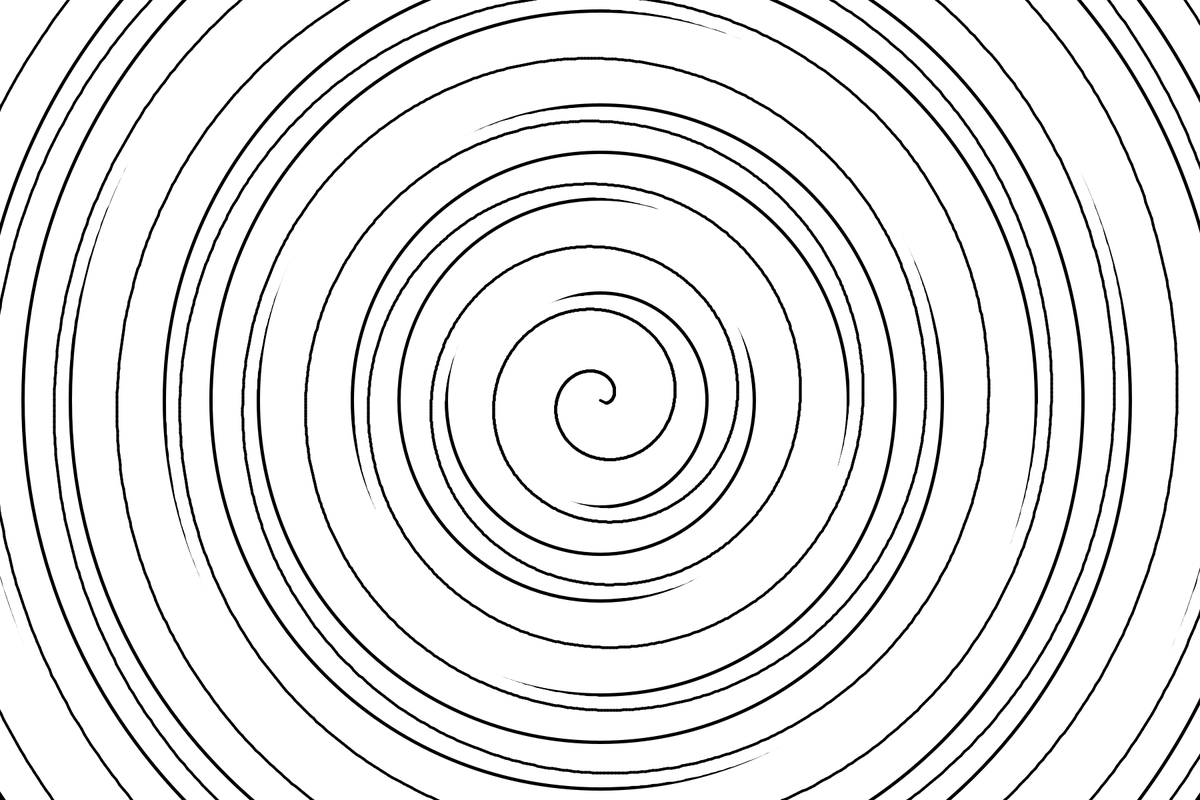
Frame 1 (no input)
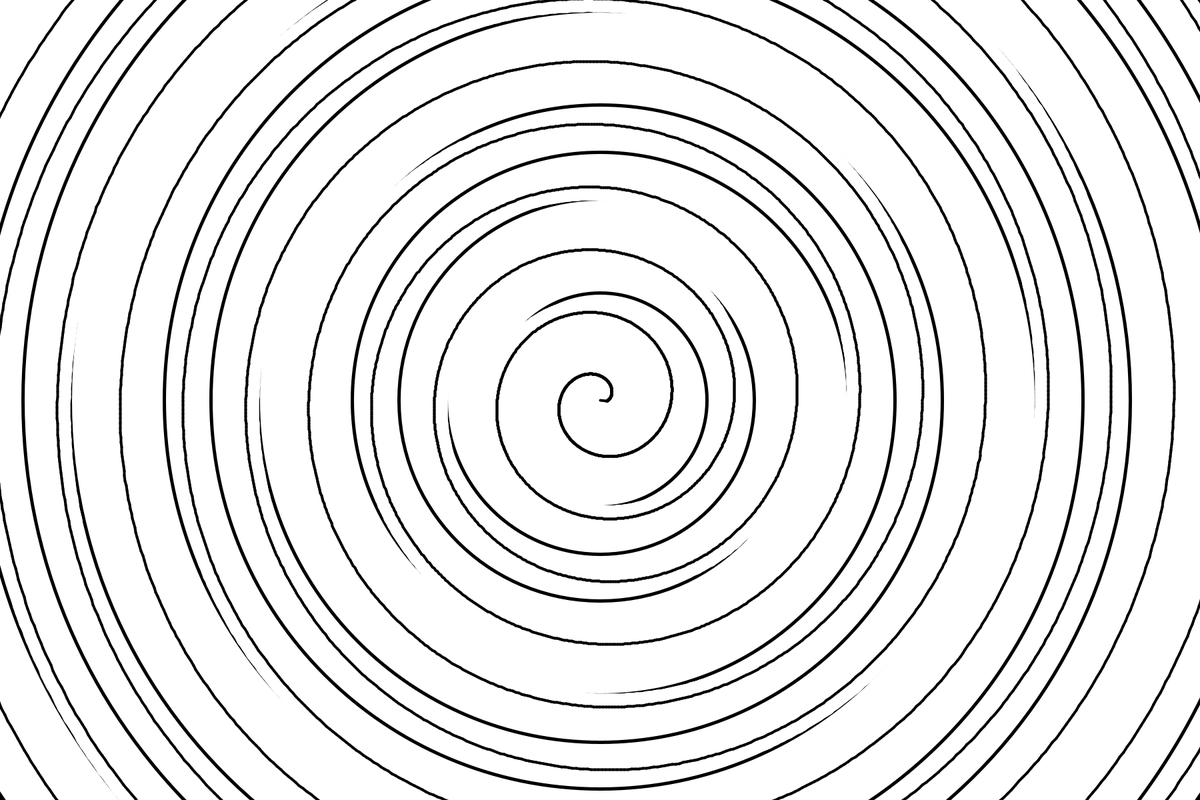
Frame 60 (the mouse pressed at the canvas centre just before this capture)
Frame 120 (the mouse held since frame 60 and released just before this capture): identical to frame 60, image omitted

The Processing sketch that drew these frames (run headless with seeded random() and noise(); from frame 60 on, the mouse is pressed at the canvas centre):

// Processing sketch: anoxic_1_1
// ── anoxic_1_1.pde
// anoxic_1
// stabs at duchamp's anemia
// Si je te donne un sou, me donneras-tu une paire de ciseaux?

// plates rotate and have shapes on them
int nPlates = 14; 
ArrayList<Plate> plates; // ellipses
Plate splate1; // spiral
Plate splate2; // spiral

// shapes are circles or spirals
// centers of shapes are off-set -- or is it center of plate?
// circles are white or black
// stroke is white or black, with varying thickness
color white = color(255, 255, 255);
color black = color(0,0,0);
float iniDiam;
float iniRot;
int iniXOff;
int iniYOff;

void setup(){
  size(1800, 1200);
  background(black);
  iniDiam = width/10;
  iniRot = 0.01;
  iniXOff = 0;
  iniYOff = 0;
  // for this one, all circles are alike
  fill(white);
  stroke(black);
  strokeWeight(5);
  // plate stuff
  plates = new ArrayList();
  float diam = iniDiam;
  float rot = iniRot;
  float xOff = iniXOff;
  float yOff = iniYOff;
  for(int i =0; i <= nPlates; i++){
    ///float r, int xo, int yo, float d
    plates.add(new Plate(0  , xOff, yOff, diam, 'e'));
    diam += ((width + (width/10)) / nPlates);
  }  
  splate1 = new Plate(width/100, xOff, yOff, width, 's');
  splate2 = new Plate(width/100, xOff, yOff, width, 's');
  smooth(); 
}

void draw(){
  background(black);
  fill(white);
  stroke(black);
  strokeWeight(5);
  for(int i=nPlates; i > 0; i--){
    Plate p = plates.get(i);
    p.displate();
    p.update();
  }  
  noFill();
  stroke(white);
  strokeWeight(40);
  splate1.displate();
  splate1.update();
  stroke(black);
  strokeWeight(4);
  splate2.displate();
  splate2.update();
}

// ── plate.pde
class Plate{
  float rot;
  float rotSpeed; 
  float xOff;
  float yOff;
  float diam;
  char type;

  Plate(float r, float xo, float yo, float d, char t){
    rotSpeed = r;
    xOff = xo;
    yOff = yo;
    diam = d;
    type = t;
  }
  
  void displate(){
    pushMatrix();
    translate(width/2, height/2);
    rotate(radians(rot));
    switch(type){
      case 'e':
        ellipse(xOff, yOff, diam, diam);
        break;
      case 's':
        // draw a spiral
        spdraw();
        break;
    }
    popMatrix();
  }
  
  void spdraw(){
    float r = 10;
    float theta = 0.5;
    float x1 = 0;
    float y1 = 0;
    float x2 = x1;
    float y2 = y1;

    while(r < width/2 + (width/5)){
      x1 = r*cos(theta);
      y1 = r * sin(theta);
      line(x1, y1, x2, y2);
      x2 = x1;
      y2 = y1;
      theta -= 0.01;
      r += 0.15;
    }
    
  }
  
  void update(){
    rot+=rotSpeed;
  }
    
}
